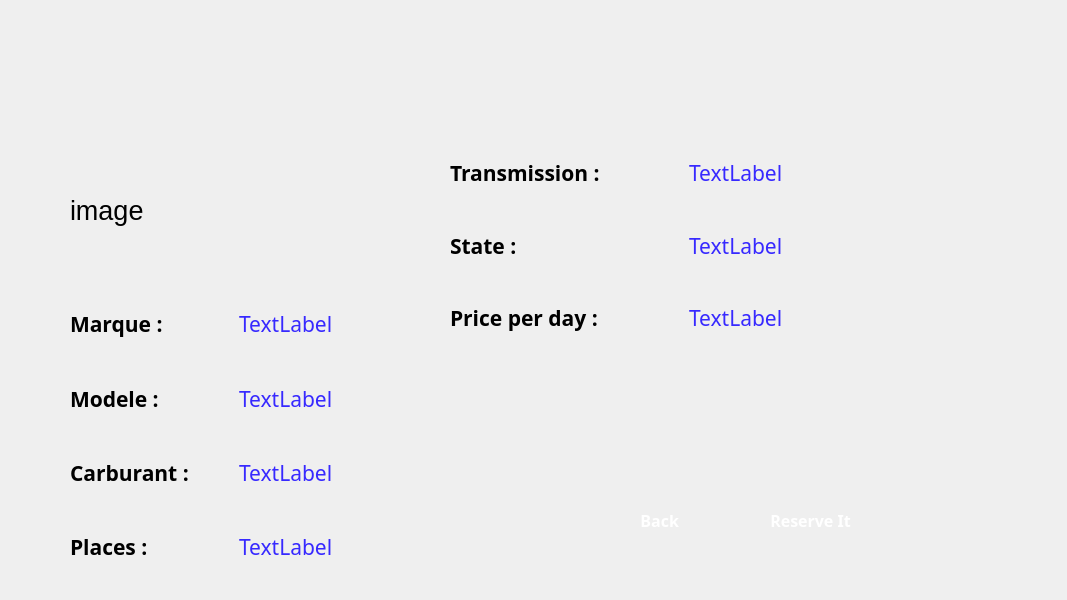
<?xml version="1.0" encoding="UTF-8"?>
<ui version="4.0">
 <class>Form</class>
 <widget class="QWidget" name="Form">
  <property name="geometry">
   <rect>
    <x>0</x>
    <y>0</y>
    <width>1067</width>
    <height>600</height>
   </rect>
  </property>
  <property name="font">
   <font>
    <pointsize>20</pointsize>
   </font>
  </property>
  <property name="windowTitle">
   <string>Form</string>
  </property>
  <property name="styleSheet">
   <string notr="true">#Form {
            background-image: url(&quot;./images/mainimage.jpg&quot;); 
            background-repeat: no-repeat; 
            background-position: center;
        }</string>
  </property>
  <widget class="QLabel" name="imagelabel">
   <property name="geometry">
    <rect>
     <x>70</x>
     <y>140</y>
     <width>361</width>
     <height>141</height>
    </rect>
   </property>
   <property name="text">
    <string>image</string>
   </property>
  </widget>
  <widget class="QPushButton" name="backButton">
   <property name="geometry">
    <rect>
     <x>590</x>
     <y>490</y>
     <width>131</width>
     <height>61</height>
    </rect>
   </property>
   <property name="font">
    <font>
     <family>Oswald Stencil</family>
     <pointsize>12</pointsize>
     <weight>75</weight>
     <bold>true</bold>
    </font>
   </property>
   <property name="styleSheet">
    <string notr="true">font-weight:bold;
font-family:Oswald Stencil;
color:white;
border : 1px;
border-radius:5px;</string>
   </property>
   <property name="text">
    <string>  Back</string>
   </property>
   <property name="icon">
    <iconset>
     <normaloff>../images/download.png</normaloff>../images/download.png</iconset>
   </property>
   <property name="iconSize">
    <size>
     <width>30</width>
     <height>30</height>
    </size>
   </property>
  </widget>
  <widget class="QWidget" name="layoutWidget">
   <property name="geometry">
    <rect>
     <x>70</x>
     <y>290</y>
     <width>331</width>
     <height>291</height>
    </rect>
   </property>
   <layout class="QVBoxLayout" name="verticalLayout">
    <item>
     <layout class="QHBoxLayout" name="horizontalLayout">
      <item>
       <widget class="QLabel" name="label_8">
        <property name="font">
         <font>
          <family>Oswald Stencil</family>
          <pointsize>16</pointsize>
          <weight>75</weight>
          <bold>true</bold>
         </font>
        </property>
        <property name="styleSheet">
         <string notr="true">font-weight:bold;
font-family:Oswald Stencil;
color:black;</string>
        </property>
        <property name="text">
         <string>Marque :</string>
        </property>
       </widget>
      </item>
      <item>
       <widget class="QLabel" name="marquelabel">
        <property name="font">
         <font>
          <family>MS Reference Sans Serif</family>
          <pointsize>16</pointsize>
         </font>
        </property>
        <property name="styleSheet">
         <string notr="true">color:rgb(55, 41, 255)</string>
        </property>
        <property name="text">
         <string>TextLabel</string>
        </property>
       </widget>
      </item>
     </layout>
    </item>
    <item>
     <layout class="QHBoxLayout" name="horizontalLayout_2">
      <item>
       <widget class="QLabel" name="label_9">
        <property name="font">
         <font>
          <family>Oswald Stencil</family>
          <pointsize>16</pointsize>
          <weight>75</weight>
          <bold>true</bold>
         </font>
        </property>
        <property name="styleSheet">
         <string notr="true">font-weight:bold;
font-family:Oswald Stencil;
color:black;</string>
        </property>
        <property name="text">
         <string>Modele :</string>
        </property>
       </widget>
      </item>
      <item>
       <widget class="QLabel" name="modelelabel">
        <property name="font">
         <font>
          <family>MS Reference Sans Serif</family>
          <pointsize>16</pointsize>
         </font>
        </property>
        <property name="styleSheet">
         <string notr="true">color:rgb(55, 41, 255)</string>
        </property>
        <property name="text">
         <string>TextLabel</string>
        </property>
       </widget>
      </item>
     </layout>
    </item>
    <item>
     <layout class="QHBoxLayout" name="horizontalLayout_3">
      <item>
       <widget class="QLabel" name="label_10">
        <property name="font">
         <font>
          <family>Oswald Stencil</family>
          <pointsize>16</pointsize>
          <weight>75</weight>
          <bold>true</bold>
         </font>
        </property>
        <property name="styleSheet">
         <string notr="true">font-weight:bold;
font-family:Oswald Stencil;
color:black;</string>
        </property>
        <property name="text">
         <string>Carburant :</string>
        </property>
       </widget>
      </item>
      <item>
       <widget class="QLabel" name="carburantlabel">
        <property name="font">
         <font>
          <family>MS Reference Sans Serif</family>
          <pointsize>16</pointsize>
         </font>
        </property>
        <property name="styleSheet">
         <string notr="true">color:rgb(55, 41, 255)</string>
        </property>
        <property name="text">
         <string>TextLabel</string>
        </property>
       </widget>
      </item>
     </layout>
    </item>
    <item>
     <layout class="QHBoxLayout" name="horizontalLayout_4">
      <item>
       <widget class="QLabel" name="label_11">
        <property name="font">
         <font>
          <family>Oswald Stencil</family>
          <pointsize>16</pointsize>
          <weight>75</weight>
          <bold>true</bold>
         </font>
        </property>
        <property name="styleSheet">
         <string notr="true">font-weight:bold;
font-family:Oswald Stencil;
color:black;</string>
        </property>
        <property name="text">
         <string>Places :</string>
        </property>
       </widget>
      </item>
      <item>
       <widget class="QLabel" name="placeslabel">
        <property name="font">
         <font>
          <family>MS Reference Sans Serif</family>
          <pointsize>16</pointsize>
         </font>
        </property>
        <property name="styleSheet">
         <string notr="true">color:rgb(55, 41, 255)</string>
        </property>
        <property name="text">
         <string>TextLabel</string>
        </property>
       </widget>
      </item>
     </layout>
    </item>
   </layout>
  </widget>
  <widget class="QWidget" name="layoutWidget">
   <property name="geometry">
    <rect>
     <x>450</x>
     <y>140</y>
     <width>471</width>
     <height>211</height>
    </rect>
   </property>
   <layout class="QVBoxLayout" name="verticalLayout_2">
    <item>
     <layout class="QHBoxLayout" name="horizontalLayout_5">
      <item>
       <widget class="QLabel" name="label_12">
        <property name="font">
         <font>
          <family>Oswald Stencil</family>
          <pointsize>16</pointsize>
          <weight>75</weight>
          <bold>true</bold>
         </font>
        </property>
        <property name="styleSheet">
         <string notr="true">font-weight:bold;
font-family:Oswald Stencil;
color:black;</string>
        </property>
        <property name="text">
         <string>Transmission :</string>
        </property>
       </widget>
      </item>
      <item>
       <widget class="QLabel" name="transmissionlabel">
        <property name="font">
         <font>
          <family>MS Reference Sans Serif</family>
          <pointsize>16</pointsize>
         </font>
        </property>
        <property name="styleSheet">
         <string notr="true">color:rgb(55, 41, 255)</string>
        </property>
        <property name="text">
         <string>TextLabel</string>
        </property>
       </widget>
      </item>
     </layout>
    </item>
    <item>
     <layout class="QHBoxLayout" name="horizontalLayout_6">
      <item>
       <widget class="QLabel" name="label_13">
        <property name="font">
         <font>
          <family>Oswald Stencil</family>
          <pointsize>16</pointsize>
          <weight>75</weight>
          <bold>true</bold>
         </font>
        </property>
        <property name="styleSheet">
         <string notr="true">font-weight:bold;
font-family:Oswald Stencil;
color:black;</string>
        </property>
        <property name="text">
         <string>State :</string>
        </property>
       </widget>
      </item>
      <item>
       <widget class="QLabel" name="statelabel">
        <property name="font">
         <font>
          <family>MS Reference Sans Serif</family>
          <pointsize>16</pointsize>
         </font>
        </property>
        <property name="styleSheet">
         <string notr="true">color:rgb(55, 41, 255)</string>
        </property>
        <property name="text">
         <string>TextLabel</string>
        </property>
       </widget>
      </item>
     </layout>
    </item>
    <item>
     <layout class="QHBoxLayout" name="horizontalLayout_7">
      <item>
       <widget class="QLabel" name="ttt">
        <property name="font">
         <font>
          <family>Oswald Stencil</family>
          <pointsize>16</pointsize>
          <weight>75</weight>
          <bold>true</bold>
         </font>
        </property>
        <property name="styleSheet">
         <string notr="true">font-weight:bold;
font-family:Oswald Stencil;
color:black;</string>
        </property>
        <property name="text">
         <string>Price per day :</string>
        </property>
       </widget>
      </item>
      <item>
       <widget class="QLabel" name="pricelabel">
        <property name="font">
         <font>
          <family>MS Reference Sans Serif</family>
          <pointsize>16</pointsize>
         </font>
        </property>
        <property name="styleSheet">
         <string notr="true">color:rgb(55, 41, 255)</string>
        </property>
        <property name="text">
         <string>TextLabel</string>
        </property>
       </widget>
      </item>
     </layout>
    </item>
   </layout>
  </widget>
  <widget class="QPushButton" name="reserveButton">
   <property name="geometry">
    <rect>
     <x>750</x>
     <y>490</y>
     <width>121</width>
     <height>61</height>
    </rect>
   </property>
   <property name="font">
    <font>
     <family>Oswald Stencil</family>
     <pointsize>12</pointsize>
     <weight>75</weight>
     <bold>true</bold>
    </font>
   </property>
   <property name="styleSheet">
    <string notr="true">font-weight:bold;
font-family:Oswald Stencil;
color:white;
border : 0px;
border-radius:5px;</string>
   </property>
   <property name="text">
    <string>Reserve It</string>
   </property>
   <property name="icon">
    <iconset>
     <normaloff>../images/reserver.png</normaloff>../images/reserver.png</iconset>
   </property>
   <property name="iconSize">
    <size>
     <width>30</width>
     <height>30</height>
    </size>
   </property>
  </widget>
 </widget>
 <resources/>
 <connections/>
</ui>
